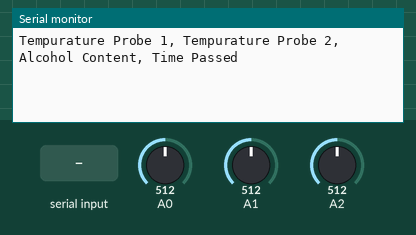
This sketch was run on a simulated Arduino Uno, built with avr-gcc and run on an emulated ATmega328P. Parts: the last lines printed to the serial monitor. The test bench sets the inputs (shaded band); at power-on: A0 = 512, A1 = 512, A2 = 512.

Above: at 1.2 s.
1.3 s: "1" received over Serial
At 3.1 s:
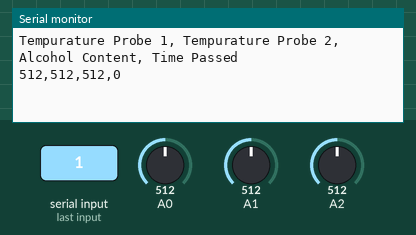
4.3 s: A0 set to 716
At 4.7 s:
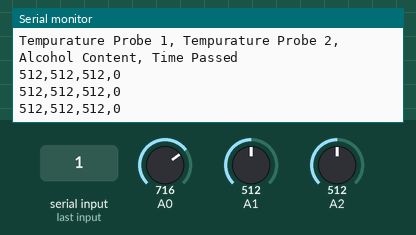
5.8 s: A1 set to 716
At 7.1 s:
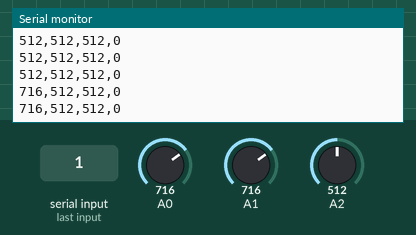
7.3 s: A2 set to 716
At 8.1 s:
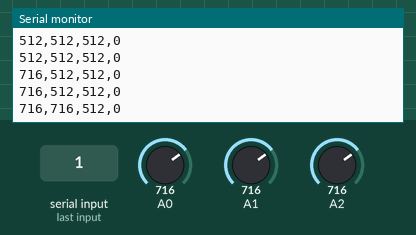
8.8 s: A0 set to 900
At 9.8 s:
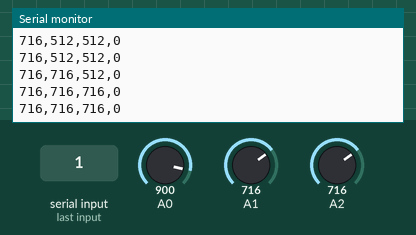
10.3 s: A1 set to 900
At 10.6 s:
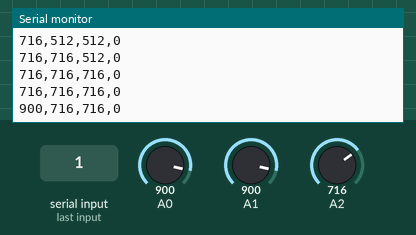
Timing chart, 0 to 12.8 s (numbered marks = the images above; inputs shaded):
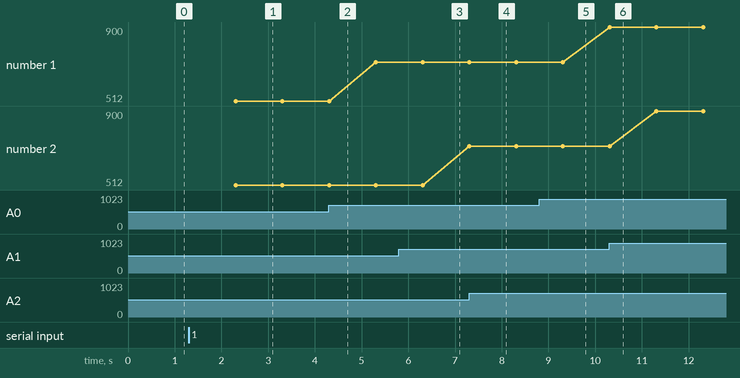

The sketch:

code4cody.ino
```cpp
//Author: Ian Church Weber
//Do not mod code without contacting author
//This is pretty ezpz shit so figure it out yourself

//Unsiged 16 bit var to hold information
unsigned short int Temp_ch_1 = 0;
unsigned short int Temp_ch_2 = 0;
unsigned short int Brew_ch_1 = 0;

//unsigned 64 bit var for time increments and data points.
unsigned long int Run_time = 0;

unsigned short int time_inc = 1000;

void setup() {
  //establish baud rate.
  Serial.begin(9600);
  header_format();
}

void loop() {
  if(Serial.available()){
    Temp_ch_1 = analogRead(A0);
    Temp_ch_2 = analogRead(A1);
    Brew_ch_1 = analogRead(A2);
    delay(time_inc);
    Run_time = Run_time++;
    data_format();
  }

}

void header_format(){
  Serial.println("Tempurature Probe 1, Tempurature Probe 2, Alcohol Content, Time Passed");
}

void data_format(){
  Serial.print(Temp_ch_1);
  Serial.print(",");
  Serial.print(Temp_ch_2);
  Serial.print(",");
  Serial.print(Brew_ch_1);
  Serial.print(",");
  Serial.print(Run_time);
  Serial.println("");
}

void brew_timers(){//this will take a weird amount of work to do right...

}
```

Measured:
- after the input at 1.3 s, the serial monitor: prints a new line after 1.0 s (image 1)
- plotted number 1: 512 → 716 after the input at 4.3 s
